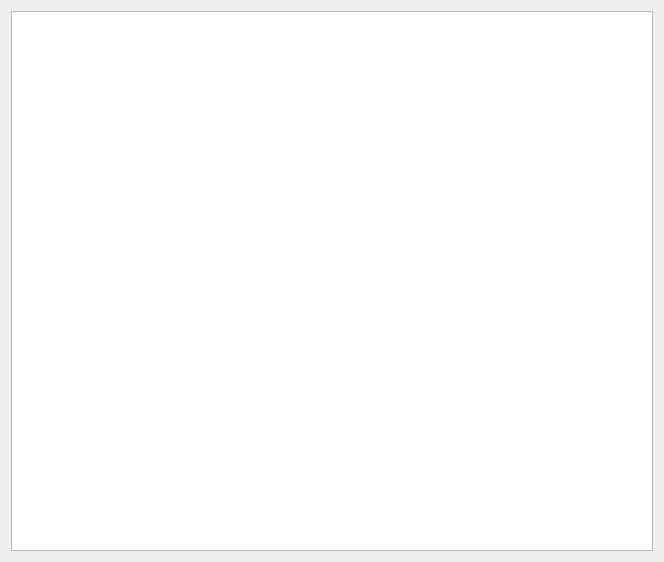
<?xml version="1.0" encoding="UTF-8"?>
<ui version="4.0">
 <class>Widget</class>
 <widget class="QWidget" name="Widget">
  <property name="geometry">
   <rect>
    <x>0</x>
    <y>0</y>
    <width>664</width>
    <height>562</height>
   </rect>
  </property>
  <property name="windowTitle">
   <string>Widget</string>
  </property>
  <layout class="QHBoxLayout" name="horizontalLayout">
   <item>
    <widget class="QTableView" name="tableView"/>
   </item>
  </layout>
 </widget>
 <layoutdefault spacing="6" margin="11"/>
 <resources/>
 <connections/>
</ui>
